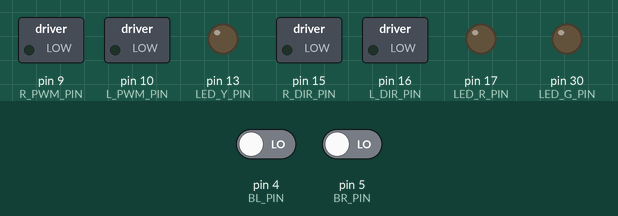
Simulated run of this sketch. Board: Arduino Mega 2560, built with avr-gcc and run on an emulated ATmega2560. On the bench: switched loads named in the sketch (green lamp = pin HIGH), output pins drawn as LEDs (lit = HIGH). The test bench sets the inputs (shaded band); at power-on: pin 5 (BR_PIN) LOW, pin 4 (BL_PIN) LOW. What the sketch prints to the serial monitor is not drawn.

Above: at 0.1 s.
At 6.2 s:
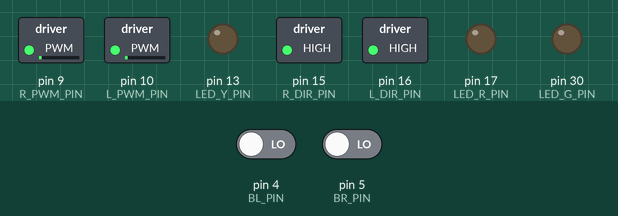
6.3 s: pin 5 (BR_PIN) driven HIGH
9.5 s: pin 5 (BR_PIN) driven LOW
Timing chart, 0 to 12.5 s (numbered marks = the images above; inputs shaded):
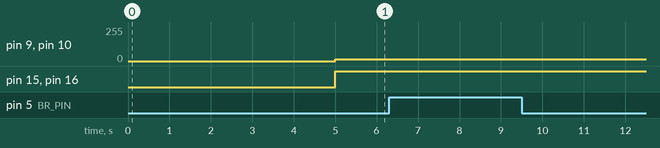

The sketch:

bumper_following.ino
```cpp
#include "bumper.h"
#include "motors.h"
#define GAP 1450
#define LOSS 8000

int EMIT_PIN = 11;
int BL_PIN = 4;
int BR_PIN = 5;
BUMPER_c bumper(GAP, LOSS);
Motors_c motors;

void setup() {
  // put your setup code here, to run once:
  bumper.initialise();
  motors.initialise();
  Serial.begin(9600);
  delay(5000);
}

void loop() {

    LineFollowing();
    Serial.print(bumper.readLineSensor(0));
    Serial.print("    ");
    Serial.println(bumper.readLineSensor(1));
//  pinMode( EMIT_PIN, OUTPUT );
//  digitalWrite( EMIT_PIN, LOW );
//
//  pinMode( BL_PIN, OUTPUT );
//
//  digitalWrite( BL_PIN, HIGH );
//  pinMode( BR_PIN, OUTPUT );
//
//  digitalWrite( BR_PIN, HIGH );
////  motors.setMotorPower(15, -15);
////  delay(100);
////  motors.setMotorPower(0, 0);
////  delay(5000);
}

void LineFollowing() {
  if (bumper.farEnough()) {
    int BiasPWM = 20;
    int MaxTurnPWM = 40;
    float W;
    W = bumper.weightedMesurement();
    int LeftPWM = BiasPWM + (W * MaxTurnPWM);
    int RightPWM = BiasPWM - (W * MaxTurnPWM);
    motors.setMotorPower(LeftPWM, RightPWM);
  }
  else {
    if(bumper.readLineSensor(0)<=200 && bumper.readLineSensor(1)<=200){
      motors.setMotorPower(-15, -15);
      delay(3000);
    }
    else{
      motors.setMotorPower(0, 0);
    }
  }
}
```

bumper.h
```cpp
#ifndef _BUMPER_H
#define _BUMPER_H


// Class to operate the linesensor(s).
class BUMPER_c {
  public:
    static const int MAX_SENSORS = 2;
    int EMIT_PIN;
    int BL_PIN;  // Complete for DN1 pin
    int BR_PIN;   // Complete for DN2 pin
    int ls_pins[MAX_SENSORS];
    int SensorsStillReading;
    bool sensorFinished[MAX_SENSORS];
    int GAP;
    int LOSS;

    int LED_R_PIN;
    int LED_Y_PIN;
    int LED_G_PIN;
    // Constructor, must exist.
    BUMPER_c(int gap, int loss) {
      EMIT_PIN = 11;
      BL_PIN = 4;
      BR_PIN = 5;
      SensorsStillReading = MAX_SENSORS;
      ls_pins[0] = BL_PIN;
      ls_pins[1] = BR_PIN;
      GAP = gap;
      LOSS = loss;
      LED_R_PIN = 17;
      LED_Y_PIN = 13;
      LED_G_PIN = 30;
    }

    void initialise() {
      pinMode( EMIT_PIN, INPUT ); // Set EMIT as an input (off)
      pinMode( ls_pins[2], INPUT );     // Set line sensor pin to input
      for (int i = 0; i < MAX_SENSORS; i++) {
        sensorFinished[i] = false;
      }
      pinMode(LED_R_PIN, OUTPUT);
      pinMode(LED_Y_PIN, OUTPUT);
      pinMode(LED_G_PIN, OUTPUT);
    }

    float readLineSensor( int number ) {
      if ( number < 0 ) {
        return 0;
      }
      if ( number > 1 ) {
        return 0;
      }

      pinMode( EMIT_PIN, OUTPUT );
      digitalWrite( EMIT_PIN, LOW );

      pinMode( ls_pins[ number ], OUTPUT );

      digitalWrite( ls_pins[ number ], HIGH );
      delayMicroseconds( 10 );

      pinMode(ls_pins[ number ], INPUT);
      unsigned long start_time = micros();

      while ( digitalRead( ls_pins[ number ] ) == HIGH ) {
        // Do nothing here (waiting).
      }

      unsigned long end_time = micros();

      pinMode( EMIT_PIN, INPUT );

      unsigned long elapsed_time = end_time - start_time;
      switch (number) {
        case 0:
          if (elapsed_time >= GAP) {
            digitalWrite(LED_Y_PIN, HIGH);
          }
          else {
            digitalWrite(LED_Y_PIN, LOW);
          }
          break;
        case 1:
          if (elapsed_time >= GAP) {
            digitalWrite(LED_R_PIN, HIGH);
          }
          else {
            digitalWrite(LED_R_PIN, LOW);
          }
          break;
        default:
          break;
      }
      return (float)elapsed_time;
    }

    float weightedMesurement() {
      float R_0 = readLineSensor(0);
      float R_1 = readLineSensor(1);
      float Sum = R_0 + R_1;
      float N_0 = R_0 / Sum;
      float N_1 = R_1 / Sum;
      float W = N_0 - N_1;
      return W * 2;//(0无需转动；+向右转；-向左转)
    }
    bool farEnough() {
      if (readLineSensor(0) <= GAP || readLineSensor(1) <= GAP) {
        return false;
      }
      else if (readLineSensor(0) >= LOSS || readLineSensor(1) >= LOSS){
        return false;
      }
      else {
        return true;
      }
    }

};


#endif
```

motors.h
```cpp
#ifndef _MOTORS_H
#define _MOTORS_H

//阶段一：设置速度，返回速度
//阶段二：左转右转：输入角度和左转右转
//阶段三：更多...

# define FWD LOW
# define REV HIGH

class Motors_c {
  public:
  int L_PWM_PIN;
  int L_DIR_PIN;
  int R_PWM_PIN;
  int R_DIR_PIN;

    // Constructor, must exist.
    Motors_c() {
      L_PWM_PIN=10;
      L_DIR_PIN=16;
      R_PWM_PIN=9;
      R_DIR_PIN=15;
    }

    // Use this function to
    // initialise the pins and
    // state of your motor(s).
    void initialise() {
      pinMode(L_PWM_PIN, OUTPUT);
      pinMode(L_DIR_PIN, OUTPUT);
      pinMode(R_PWM_PIN, OUTPUT);
      pinMode(R_DIR_PIN, OUTPUT);


      digitalWrite(L_DIR_PIN,FWD);
      digitalWrite(R_DIR_PIN,FWD);

      analogWrite(L_PWM_PIN,0);
      analogWrite(R_PWM_PIN,0);
    }

    //set the speed of them
    void setMotorPower( float left_pwm, float right_pwm ){
      if (left_pwm >0){
          digitalWrite(L_DIR_PIN,FWD);
      }
      else{
          left_pwm = -1*left_pwm;
          digitalWrite(L_DIR_PIN,REV);
      }
      if (right_pwm >0){
          digitalWrite(R_DIR_PIN,FWD);
      }
      else{
          right_pwm = -1*right_pwm;
          digitalWrite(R_DIR_PIN,REV);
      }


      analogWrite(L_PWM_PIN,left_pwm);
      analogWrite(R_PWM_PIN,right_pwm);
    }

};


#endif
```
